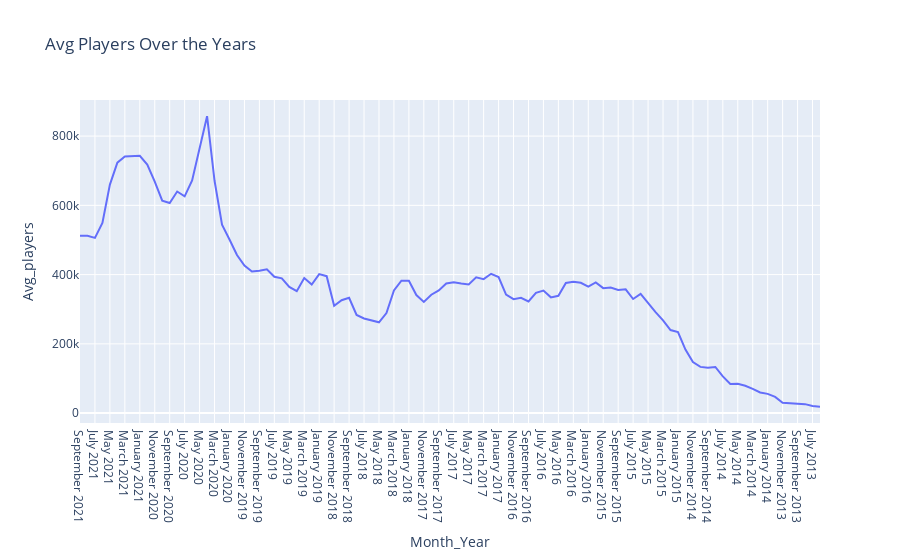

The cell this chart's notebook holds for it:
### Code cell
csgo4 = px.line(csgo3, x="Month_Year", y="Avg_players", title='Avg Players Over the Years')
csgo4.show()

### Figure 1 — Plotly figure (JSON) as saved in the notebook; plotly's stock layout.template omitted (floating-point values rounded to 4 significant figures)
{"data": [{"hovertemplate": "Month_Year=%{x}<br>Avg_players=%{y}<extra></extra>", "legendgroup": "", "line": {"color": "#636efa", "dash": "solid"}, "marker": {"symbol": "circle"}, "mode": "lines", "name": "", "orientation": "v", "showlegend": false, "type": "scatter", "x": ["September 2021", "August 2021", "July 2021", "June 2021", "May 2021", "April 2021", "March 2021", "February 2021", "January 2021", "December 2020", "November 2020", "October 2020", "September 2020", "August 2020", "July 2020", "June 2020", "May 2020", "April 2020", "March 2020", "February 2020", "January 2020", "December 2019", "November 2019", "October 2019", "September 2019", "August 2019", "July 2019", "June 2019", "May 2019", "April 2019", "March 2019", "February 2019", "January 2019", "December 2018", "November 2018", "October 2018", "September 2018", "August 2018", "July 2018", "June 2018", "May 2018", "April 2018", "March 2018", "February 2018", "January 2018", "December 2017", "November 2017", "October 2017", "September 2017", "August 2017", "July 2017", "June 2017", "May 2017", "April 2017", "March 2017", "February 2017", "January 2017", "December 2016", "November 2016", "October 2016", "September 2016", "August 2016", "July 2016", "June 2016", "May 2016", "April 2016", "March 2016", "February 2016", "January 2016", "December 2015", "November 2015", "October 2015", "September 2015", "August 2015", "July 2015", "June 2015", "May 2015", "April 2015", "March 2015", "February 2015", "January 2015", "December 2014", "November 2014", "October 2014", "September 2014", "August 2014", "July 2014", "June 2014", "May 2014", "April 2014", "March 2014", "February 2014", "January 2014", "December 2013", "November 2013", "October 2013", "September 2013", "August 2013", "July 2013", "June 2013"], "xaxis": "x", "y": [512400.0, 512100.0, 506100.0, 549300.0, 659900.0, 723300.0, 740900.0, 741000.0, 743200.0, 717800.0, 668800.0, 613700.0, 606900.0, 640000.0, 625900.0, 671600.0, 768800.0, 857600.0, 671000.0, 544000.0, 501200.0, 456700.0, 426100.0, 409000.0, 410900.0, 415100.0, 393800.0, 389400.0, 364400.0, 352000.0, 390200.0, 371400.0, 401400.0, 395500.0, 310100.0, 325900.0, 333200.0, 283500.0, 273300.0, 266900.0, 262200.0, 289100.0, 354300.0, 382500.0, 382000.0, 340900.0, 321100.0, 341900.0, 354400.0, 374400.0, 377600.0, 374400.0, 371800.0, 392200.0, 386900.0, 402400.0, 393100.0, 342200.0, 329000.0, 333100.0, 322500.0, 347200.0, 353800.0, 334300.0, 338700.0, 375800.0, 379400.0, 376300.0, 365400.0, 377400.0, 360900.0, 362800.0, 355900.0, 357500.0, 329500.0, 344200.0, 317300.0, 291700.0, 268000.0, 239900.0, 234100.0, 183600.0, 147300.0, 133500.0, 131000.0, 133200.0, 106100.0, 84160.0, 84930.0, 78880.0, 70140.0, 59790.0, 55630.0, 46790.0, 29890.0, 27900.0, 27680.0, 25960.0, 20490.0, 18120.0], "yaxis": "y"}], "layout": {"legend": {"tracegroupgap": 0}, "title": {"text": "Avg Players Over the Years"}, "xaxis": {"anchor": "y", "domain": [0.0, 1.0], "title": {"text": "Month_Year"}}, "yaxis": {"anchor": "x", "domain": [0.0, 1.0], "title": {"text": "Avg_players"}}}}
